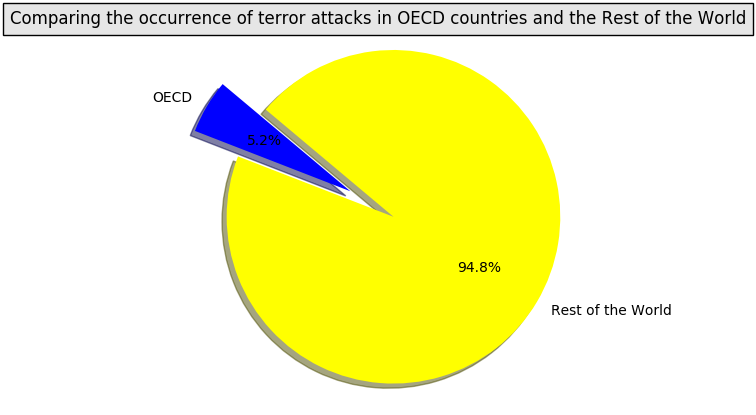

This chart was generated by the following Python code:
import statsmodels.api as sm
import pandas as pd
import numpy as np
import matplotlib.pyplot as plt
import seaborn as sns
import csv
from shapely.geometry import Point


df = pd.read_csv('CheibubStart.csv').dropna()
oecdg8 = pd.read_csv('2008_g8_oecd.csv')

lastyear = df[df['year'] == 2008].dropna()

g8OECD2008=pd.merge(lastyear, oecdg8, how = 'outer').dropna(subset=['year']).fillna(0)

g8OECD2008['OECD']=g8OECD2008['OECD'].astype(int)
percentOECD=g8OECD2008['OECD'].sum()/g8OECD2008['OECD'].agg({'count'})
percentnotOECD=(g8OECD2008['OECD'].sum()/g8OECD2008['OECD'].agg({'count'})-1)*(-1)
OECD=pd.DataFrame(percentOECD)
notOECD=pd.DataFrame(percentnotOECD)
yall=OECD.append(notOECD, ignore_index=True)

labels = ['OECD', 'Rest of the World']
colors = ['blue', 'yellow']
explode = (0.3, 0)

plt.pie(yall, explode=explode, labels=labels, colors=colors,
        autopct='%1.1f%%', shadow=True, startangle=140)

plt.axis('equal')

plt.title('Comparing the occurrence of terror attacks in OECD countries and the Rest of the World', bbox={'facecolor':'0.9', 'pad':5})

plt.savefig('figure13.png', bbox_inches='tight')
